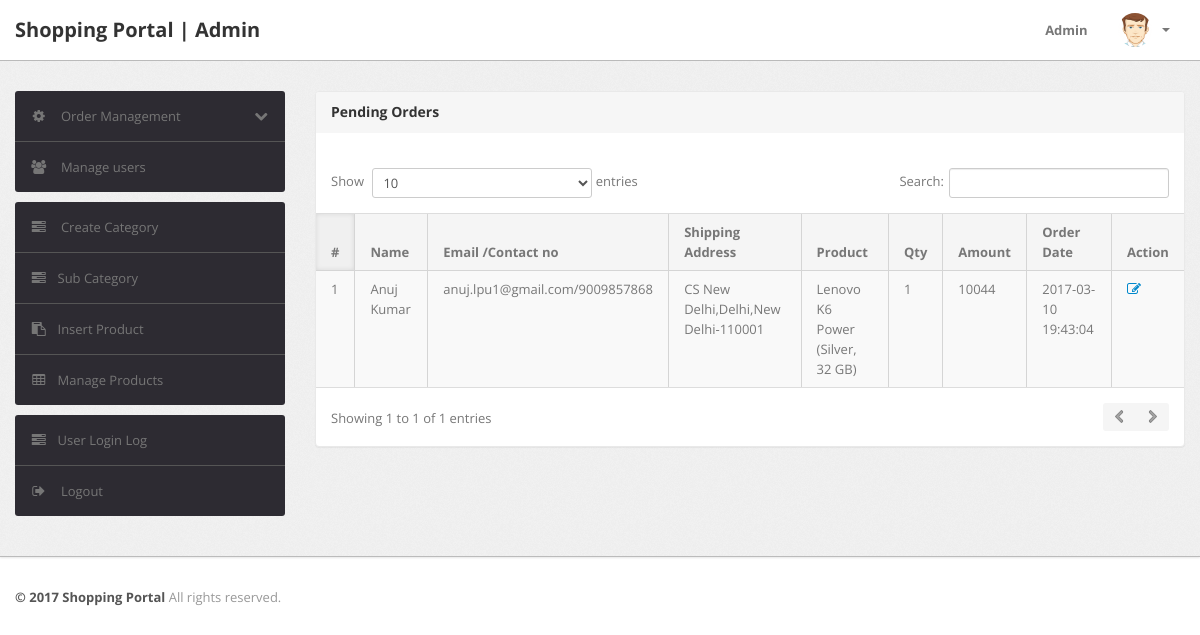
Page /shopping/admin/delivered-orders.php (signed in) on the earlier database version.
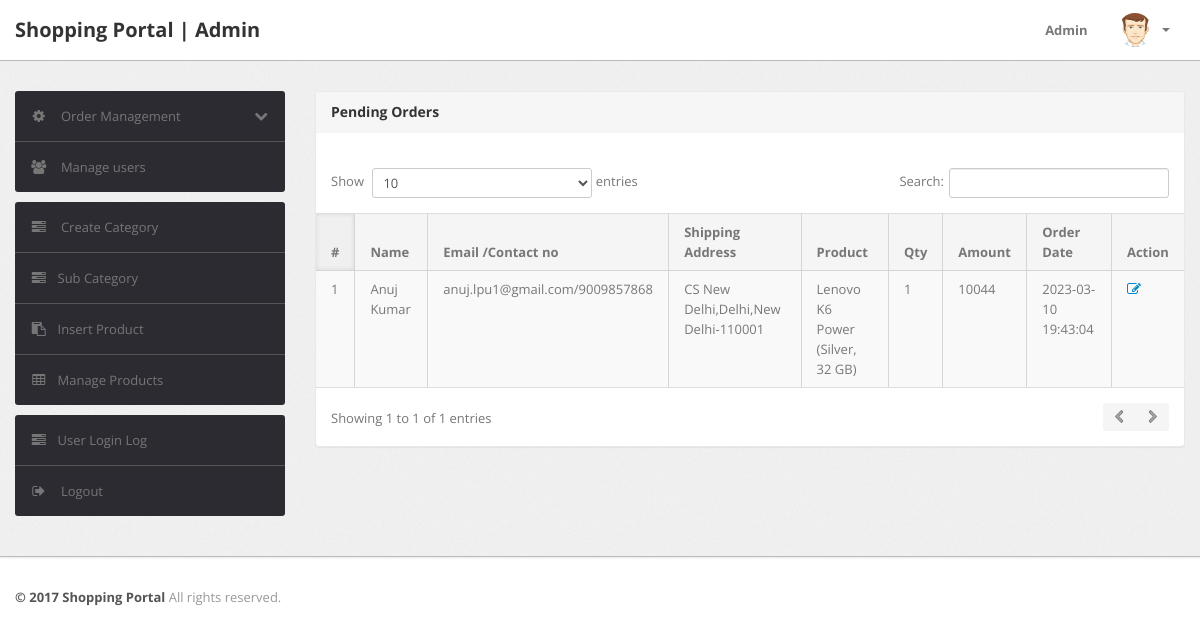
Same page on the later database version.
### tables this page shows
CREATE TABLE `orders` (
  `id` int(11) NOT NULL,
  `userId` int(11) DEFAULT NULL,
  `productId` varchar(255) DEFAULT NULL,
  `quantity` int(11) DEFAULT NULL,
  `orderDate` timestamp NOT NULL DEFAULT CURRENT_TIMESTAMP,
  `paymentMethod` varchar(50) DEFAULT NULL,
  `orderStatus` varchar(55) DEFAULT NULL
);

CREATE TABLE `users` (
  `id` int(11) NOT NULL,
  `name` varchar(255) DEFAULT NULL,
  `email` varchar(255) DEFAULT NULL,
  `contactno` bigint(11) DEFAULT NULL,
  `password` varchar(255) DEFAULT NULL,
  `shippingAddress` longtext,
  `shippingState` varchar(255) DEFAULT NULL,
  `shippingCity` varchar(255) DEFAULT NULL,
  `shippingPincode` int(11) DEFAULT NULL,
  `billingAddress` longtext,
  `billingState` varchar(255) DEFAULT NULL,
  `billingCity` varchar(255) DEFAULT NULL,
  `billingPincode` int(11) DEFAULT NULL,
  `regDate` timestamp NOT NULL DEFAULT CURRENT_TIMESTAMP,
  `updationDate` varchar(255) DEFAULT NULL
);

CREATE TABLE `products` (
  `id` int(11) NOT NULL,
  `category` int(11) NOT NULL,
  `subCategory` int(11) DEFAULT NULL,
  `productName` varchar(255) DEFAULT NULL,
  `productCompany` varchar(255) DEFAULT NULL,
  `productPrice` int(11) DEFAULT NULL,
  `productPriceBeforeDiscount` int(11) DEFAULT NULL,
  `productDescription` longtext,
  `productImage1` varchar(255) DEFAULT NULL,
  `productImage2` varchar(255) DEFAULT NULL,
  `productImage3` varchar(255) DEFAULT NULL,
  `shippingCharge` int(11) DEFAULT NULL,
  `productAvailability` varchar(255) DEFAULT NULL,
  `postingDate` timestamp NULL DEFAULT CURRENT_TIMESTAMP,
  `updationDate` varchar(255) DEFAULT NULL
);

### shopping/admin/delivered-orders.php (the view, shortened to what this page needs)
<?php
include('include/config.php');
if(strlen($_SESSION['alogin'])==0)
	{
header('location:index.php');
}
else{
?>
<!DOCTYPE html>
<html lang="en">
<head>
	<link type="text/css" href="bootstrap/css/bootstrap.min.css" rel="stylesheet">
	<link type="text/css" href="bootstrap/css/bootstrap-responsive.min.css" rel="stylesheet">
	<link type="text/css" href="css/theme.css" rel="stylesheet">
	<link type="text/css" href="images/icons/css/font-awesome.css" rel="stylesheet">
</head>
<body>
<?php include('include/header.php');?>
	<div class="wrapper">
		<div class="container">
			<div class="row">
<?php include('include/sidebar.php');?>
			<div class="span9">
					<div class="content">
	<div class="module">
							<div class="module-head">
								<h3>Pending Orders</h3>
							</div>
							<div class="module-body table">
									<br />
								<table cellpadding="0" cellspacing="0" border="0" class="datatable-1 table table-bordered table-striped	 display table-responsive" >
									<thead>
										<tr>
											<th>#</th>
											<th> Name</th>
											<th width="50">Email /Contact no</th>
											<th>Shipping Address</th>
											<th>Product </th>
											<th>Qty </th>
											<th>Amount </th>
											<th>Order Date</th>
											<th>Action</th>
										</tr>
									</thead>
<tbody>
<?php
$st='Delivered';
$query=mysqli_query($con,"select users.name as username,users.email as useremail,users.contactno as usercontact,users.shippingAddress as shippingaddress,users.shippingCity as shippingcity,users.shippingState as shippingstate,users.shippingPincode as shippingpincode,products.productName as productname,products.shippingCharge as shippingcharge,orders.quantity as quantity,orders.orderDate as orderdate,products.productPrice as productprice,orders.id as id  from orders join users on  orders.userId=users.id join products on products.id=orders.productId where orders.orderStatus='$st'");
$cnt=1;
while($row=mysqli_fetch_array($query))
{
?>
										<tr>
											<td><?php echo htmlentities($cnt);?></td>
											<td><?php echo htmlentities($row['username']);?></td>
											<td><?php echo htmlentities($row['useremail']);?>/<?php echo htmlentities($row['usercontact']);?></td>
											<td><?php echo htmlentities($row['shippingaddress'].",".$row['shippingcity'].",".$row['shippingstate']."-".$row['shippingpincode']);?></td>
											<td><?php echo htmlentities($row['productname']);?></td>
											<td><?php echo htmlentities($row['quantity']);?></td>
											<td><?php echo htmlentities($row['quantity']*$row['productprice']+$row['shippingcharge']);?></td>
											<td><?php echo htmlentities($row['orderdate']);?></td>
											<td>    <a href="updateorder.php?oid=<?php echo htmlentities($row['id']);?>" title="Update order" target="_blank"><i class="icon-edit"></i></a>
											</td>
											</tr>
										<?php $cnt=$cnt+1; } ?>
										</tbody>
								</table>
							</div>
						</div>
					</div>
				</div>
			</div>
		</div>
	</div>
<?php include('include/footer.php');?>
</body>
<?php } ?>

Differences in the rows shown:
changed orders "Anuj Kumar": orderDate "2017-03-10 19:43:04" → "2023-03-10 19:43:04"
